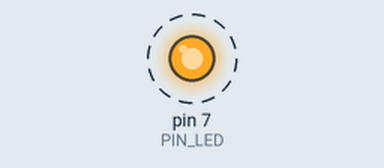
Simulated run of this sketch. Board: Arduino Uno, built with avr-gcc and run on an emulated ATmega328P. Shown: output pins drawn as LEDs (lit = HIGH). Dashed ring = blinking.

Above: at 0.5 s.
Timing chart, 0 to 4.6 s (numbered marks = the images above):
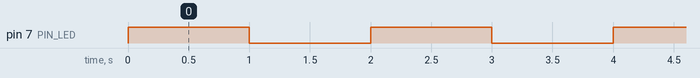

Measured:
- by itself, pin 7 (PIN_LED): alternates HIGH for 1.0 s and LOW for 1.0 s

The sketch:

05_partice_1.ino
```cpp
#define PIN_LED 7
unsigned int count, toggle;

void setup() {
  pinMode(13, INPUT);
  pinMode(PIN_LED, OUTPUT);
/*  Serial.begin(115200); // Initialize serial port
  while (!Serial) {
    ; // wait for serial port to connect.
  }
  Serial.println("Hello World!"); */
  count = toggle = 0;
  digitalWrite(PIN_LED, toggle); // turn off LED.
}

void loop() {
  Serial.println(++count);
  toggle = toggle_state(toggle); // toggle LED value.
  digitalWrite(7, toggle); // update LED status.
  delay(1000); // wait for 1,000 milliseconds
}

int toggle_state(int toggle) {
  toggle == 1 ? toggle = 0 : toggle = 1;
  return toggle;
}
```
